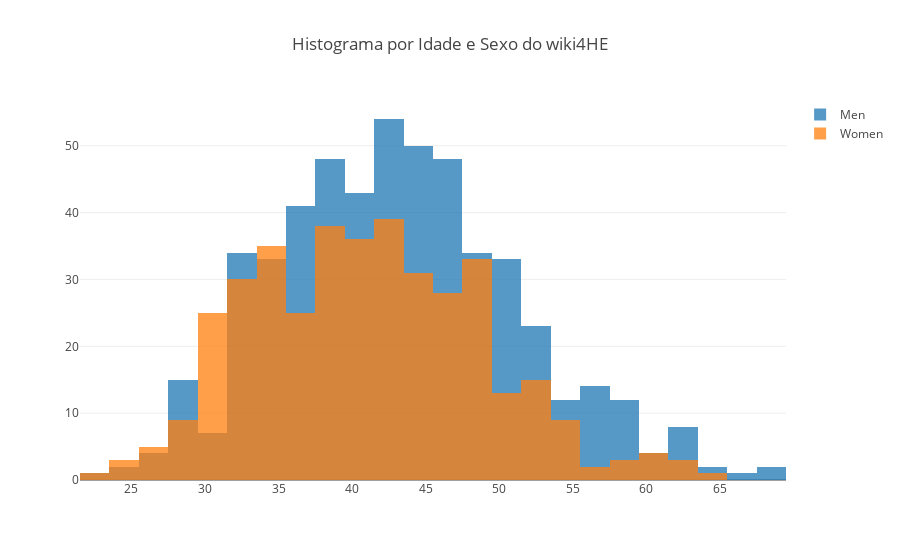

Notebook source saved alongside this figure:
### Code cell
# Verificando a distribuição por Idade e Sexo
menDF = spSession.sql("SELECT AGE FROM wiki4HE_TB WHERE GENDER = 0")
womenDF = spSession.sql("SELECT AGE FROM wiki4HE_TB WHERE GENDER = 1")

Men = go.Histogram(x = menDF.toPandas()['AGE'], opacity = 0.75, name = 'Men')
Women = go.Histogram(x = womenDF.toPandas()['AGE'], opacity = 0.75, name = 'Women')

data = [Men, Women]
layout = go.Layout(barmode = 'overlay', title = "Histograma por Idade e Sexo do wiki4HE")

plotly.offline.iplot({
    "data": data,
    "layout": layout
})

### Figure 1 — Plotly figure (JSON) as saved in the notebook; plotly's stock layout.template omitted (floating-point values rounded to 4 significant figures; data arrays with more than 128 entries replaced by an {"elided": "..."} marker saying what was removed)
{"data": [{"name": "Men", "opacity": 0.75, "type": "histogram", "uid": "ee7fc5bb-9fdf-4b40-86fa-e0383cd9b676", "x": {"elided": "525 str values"}}, {"name": "Women", "opacity": 0.75, "type": "histogram", "uid": "8f2743c8-e6b6-4ab9-aa2d-1d86d3c80086", "x": {"elided": "388 str values"}}], "layout": {"barmode": "overlay", "title": "Histograma por Idade e Sexo do wiki4HE"}}
